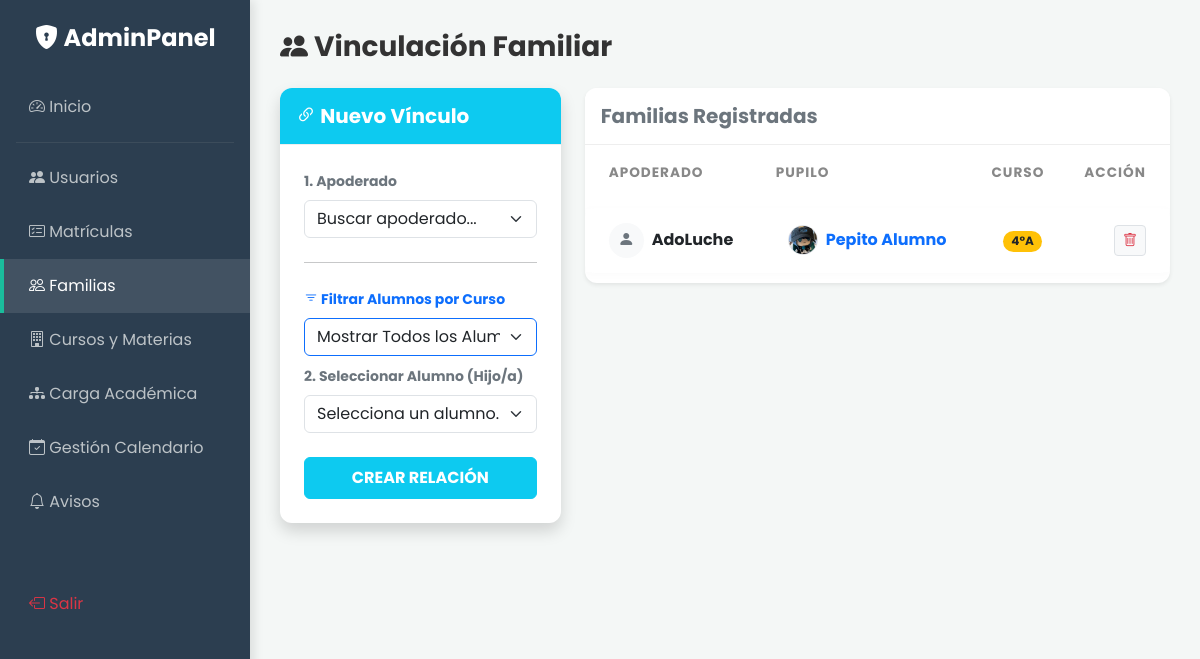
The app's page /admin/familia.php (signed in), older data.
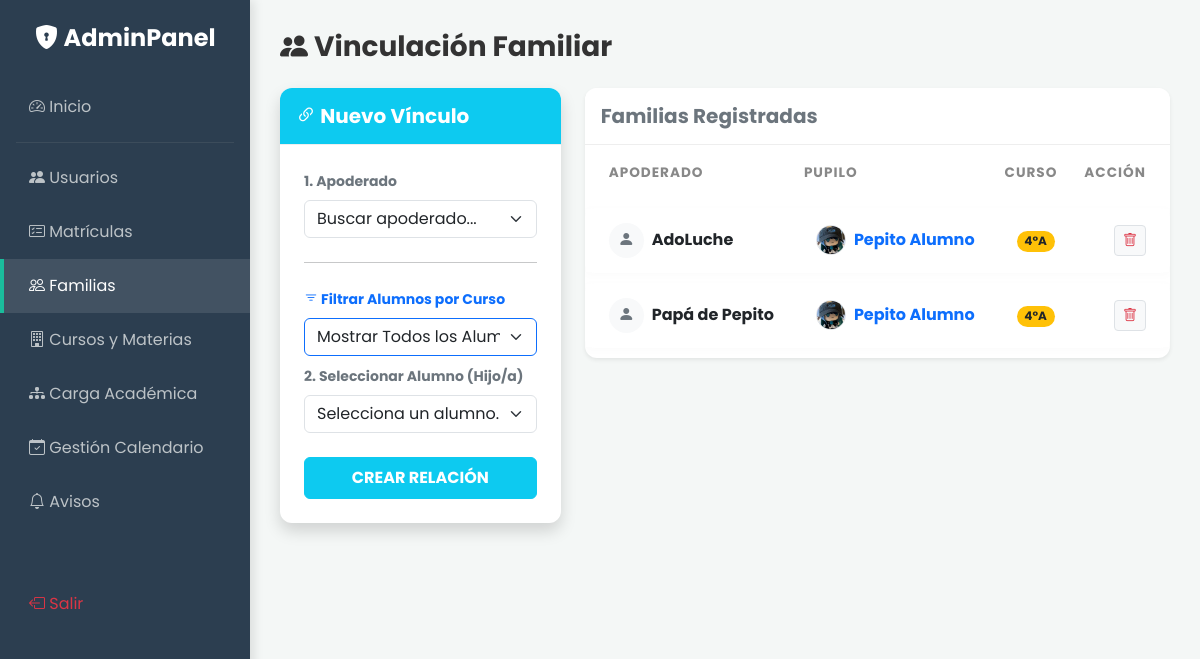
The same page, newer data.
### tables this page shows
CREATE TABLE `familia` (
  `id` int(11) NOT NULL,
  `apoderado_id` int(11) NOT NULL,
  `alumno_id` int(11) NOT NULL
);

CREATE TABLE `usuarios` (
  `id` int(11) NOT NULL,
  `nombre` varchar(100) NOT NULL,
  `email` varchar(100) NOT NULL,
  `password` varchar(255) NOT NULL,
  `rol` enum('director','profesor','alumno','apoderado','administrador') NOT NULL,
  `foto` varchar(255) DEFAULT 'default.jpg',
  `created_at` timestamp NOT NULL DEFAULT current_timestamp()
);

CREATE TABLE `cursos` (
  `id` int(11) NOT NULL,
  `nombre` varchar(50) NOT NULL
);

### admin/familia.php (the view, shortened to what the changed rows need)
<?php
require '../config/db.php';
$filtro_curso = $_GET['filtro_curso'] ?? '';
$familias = $pdo->query("SELECT f.id, papa.nombre as apoderado, hijo.nombre as alumno, hijo.foto, c.nombre as curso
                         FROM familia f
                         JOIN usuarios papa ON f.apoderado_id = papa.id
                         JOIN usuarios hijo ON f.alumno_id = hijo.id
                         LEFT JOIN matriculas m ON hijo.id = m.alumno_id
                         LEFT JOIN cursos c ON m.curso_id = c.id
                         ORDER BY papa.nombre")->fetchAll();
?>
<!DOCTYPE html>
<html lang="es">
<head>
    <link href="https://cdn.jsdelivr.net/npm/bootstrap@5.3.0/dist/css/bootstrap.min.css" rel="stylesheet">
    <link rel="stylesheet" href="https://cdn.jsdelivr.net/npm/bootstrap-icons@1.10.5/font/bootstrap-icons.css">
    <link href="../assets/css/style.css" rel="stylesheet">
</head>
<body>
    <div class="main-content">
        <div class="row">
            <div class="col-lg-8">
                <div class="card shadow-sm border-0">
                    <div class="card-body p-0">
                        <div class="table-responsive">
                            <table class="table table-modern table-hover mb-0 align-middle">
                                <thead class="bg-light">
                                    <tr>
                                        <th class="ps-4">Apoderado</th>
                                        <th>Pupilo</th>
                                        <th>Curso</th>
                                        <th class="text-end pe-4">Acción</th>
                                    </tr>
                                </thead>
                                <tbody>
                                    <?php if(count($familias) == 0): ?>
                                        <tr><td colspan="4" class="text-center py-4 text-muted">No hay vínculos creados.</td></tr>
                                    <?php else: ?>
                                        <?php foreach($familias as $f): ?>
                                            <tr>
                                                <td class="ps-4 fw-bold text-dark">
                                                    <div class="d-flex align-items-center">
                                                        <div class="rounded-circle bg-light d-flex justify-content-center align-items-center me-2 text-secondary" style="width:35px;height:35px;">
                                                            <i class="bi bi-person-fill"></i>
                                                        </div>
                                                        <?php echo $f['apoderado']; ?>
                                                    </div>
                                                </td>
                                                <td>
                                                    <div class="d-flex align-items-center">
                                                        <?php $foto = $f['foto'] ? "../assets/uploads/perfiles/".$f['foto'] : "https://cdn-icons-png.flaticon.com/512/2995/2995620.png"; ?>
                                                        <img src="<?php echo $foto; ?>" width="30" height="30" class="rounded-circle me-2 border">
                                                        <span class="text-primary fw-bold"><?php echo $f['alumno']; ?></span>
                                                    </div>
                                                </td>
                                                <td>
                                                    <?php if($f['curso']): ?>
                                                        <span class="badge bg-warning text-dark rounded-pill"><?php echo $f['curso']; ?></span>
                                                    <?php else: ?>
                                                        <span class="badge bg-secondary rounded-pill">Sin Curso</span>
                                                    <?php endif; ?>
                                                </td>
                                                <td class="text-end pe-4">
                                                    <a href="familia.php?borrar=<?php echo $f['id']; ?><?php echo $filtro_curso ? '&filtro_curso='.$filtro_curso : ''; ?>"
                                                       class="btn btn-sm btn-light text-danger border"
                                                       onclick="return confirm('¿Desvincular?')"
                                                       title="Eliminar vínculo">
                                                        <i class="bi bi-trash"></i>
                                                    </a>
                                                </td>
                                            </tr>
                                        <?php endforeach; ?>
                                    <?php endif; ?>
                                </tbody>
                            </table>
                        </div>
                    </div>
                </div>
            </div>
        </div>
    </div>
</body>
</html>

Row changes from the older to the newer data that the page shows:
added familia: apoderado.nombre "Papá de Pepito", alumno.foto (picture), alumno.nombre "Pepito Alumno", cursos.nombre "4°A"
